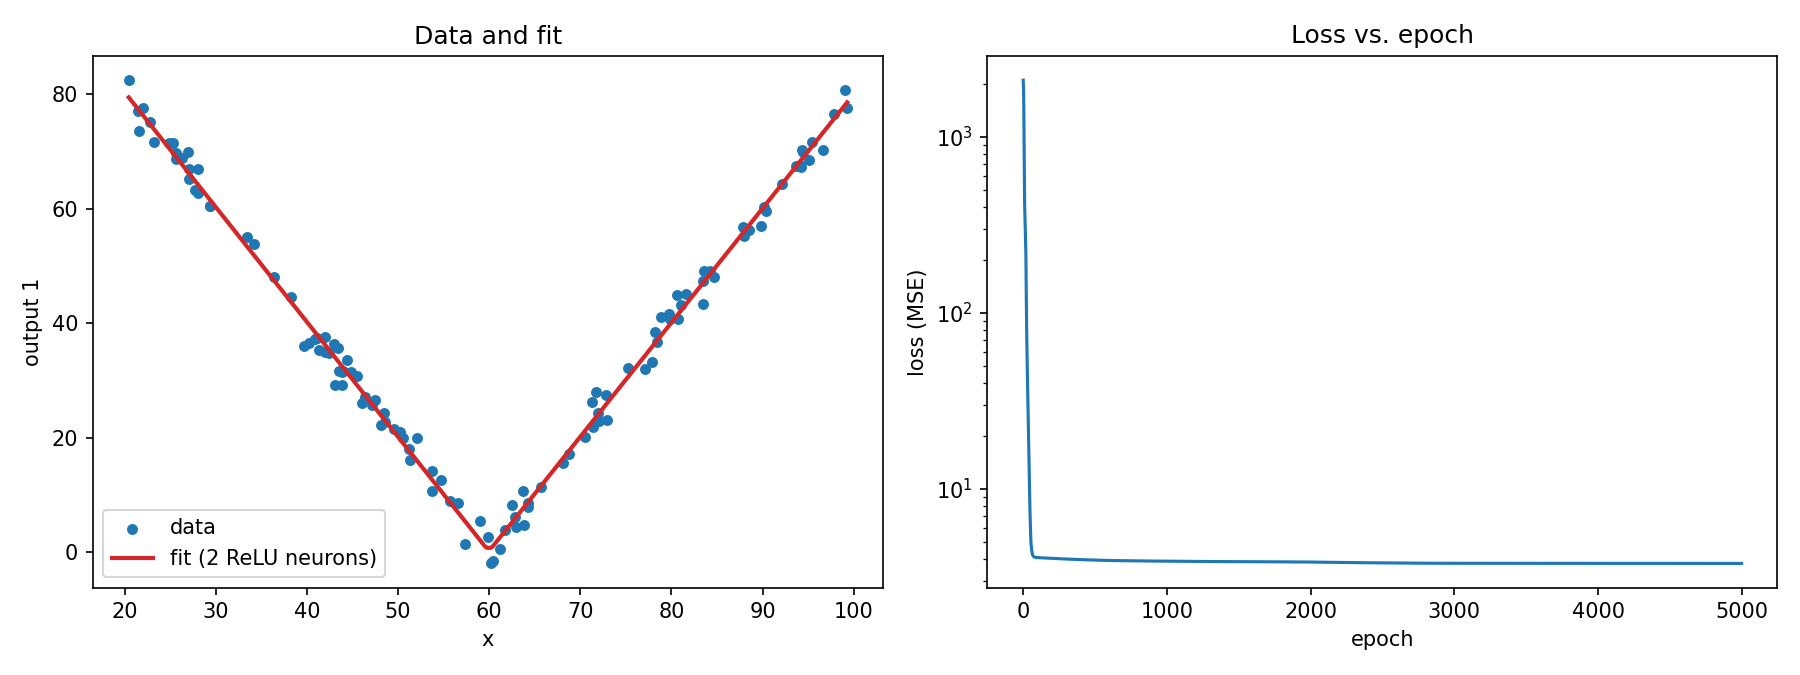

The script that saved this image:
"""
Fit V-shaped data with gradient descent on mean-squared error.

Model: 1 input -> hidden layer (ReLU) -> 1 linear output

    h_j   = relu(w1_j * x + b1_j)          hidden neurons
    y_hat = sum_j w2_j * h_j + b2          output

A single line y = m*x + b cannot make a V, but two ReLU neurons can: one
turns on to the right of the vertex and the other to the left.

The gradients are the chain rule from the class notes,

    dLoss/dm = dLoss/dy * dy/dm = (2/N) * sum (y_i - m*x_i - b) * (-x_i)
    dLoss/db = dLoss/dy * dy/db = (2/N) * sum (y_i - m*x_i - b) * (-1)

applied once to the output layer (where the "x" is the hidden activation h)
and once more through the ReLU to the hidden layer.
"""

from pathlib import Path

import numpy as np
import matplotlib.pyplot as plt

DATA_FILE = Path(__file__).parent / "annacode-v.tsv"

HIDDEN = 2            # number of hidden neurons (>= 2 needed for a V)
LEARNING_RATE = 0.01
EPOCHS = 5000
SEED = 0

# ---------------------------------------------------------------- data
data = np.loadtxt(DATA_FILE, delimiter="\t", skiprows=1)
x_raw = data[:, 1]
y = data[:, 2]
N = len(x_raw)

# Scale x to zero mean / unit spread so one learning rate works for all weights
x_mean, x_std = x_raw.mean(), x_raw.std()
x = (x_raw - x_mean) / x_std

# ---------------------------------------------------------------- parameters
rng = np.random.default_rng(SEED)
w1 = rng.normal(0, 1, HIDDEN)
w1[0], w1[1] = abs(w1[0]), -abs(w1[1])   # one neuron per arm of the V
b1 = np.zeros(HIDDEN)
w2 = rng.normal(0, 1, HIDDEN)
b2 = 0.0


def forward(x):
    """Return (prediction, hidden activations, hidden pre-activations)."""
    z = np.outer(x, w1) + b1          # (N, HIDDEN)
    h = np.maximum(z, 0)              # ReLU
    return h @ w2 + b2, h, z


# ---------------------------------------------------------------- training
losses = []
for epoch in range(EPOCHS):
    y_hat, h, z = forward(x)
    error = y - y_hat
    losses.append(np.mean(error ** 2))

    # dLoss/dy_hat for each sample: (2/N) * (y_i - y_hat_i) * (-1)
    dL_dy = (2 / N) * error * (-1)

    # Output layer: y_hat = w2 . h + b2  (h plays the role of x, w2 of m, b2 of b)
    dL_dw2 = h.T @ dL_dy
    dL_db2 = dL_dy.sum()

    # Hidden layer: chain through w2 and the ReLU slope (1 if z > 0 else 0)
    dL_dz = np.outer(dL_dy, w2) * (z > 0)
    dL_dw1 = x @ dL_dz
    dL_db1 = dL_dz.sum(axis=0)

    w2 -= LEARNING_RATE * dL_dw2
    b2 -= LEARNING_RATE * dL_db2
    w1 -= LEARNING_RATE * dL_dw1
    b1 -= LEARNING_RATE * dL_db1

    if epoch % 500 == 0:
        print(f"epoch {epoch:5d}   loss {losses[-1]:.4f}")

final_loss = np.mean((y - forward(x)[0]) ** 2)
print(f"final loss (MSE): {final_loss:.4f}")

# Each neuron's kink, converted back to the original x units
kinks = -b1 / w1 * x_std + x_mean
print("hidden-neuron kinks at x =", np.round(kinks, 2))

# ---------------------------------------------------------------- plots
x_line_raw = np.linspace(x_raw.min(), x_raw.max(), 400)
y_line = forward((x_line_raw - x_mean) / x_std)[0]

fig, (ax_fit, ax_loss) = plt.subplots(1, 2, figsize=(12, 4.5))

ax_fit.scatter(x_raw, y, s=18, label="data")
ax_fit.plot(x_line_raw, y_line, color="tab:red", linewidth=2,
            label=f"fit ({HIDDEN} ReLU neurons)")
ax_fit.set_xlabel("x")
ax_fit.set_ylabel("output 1")
ax_fit.set_title("Data and fit")
ax_fit.legend()

ax_loss.plot(losses)
ax_loss.set_yscale("log")
ax_loss.set_xlabel("epoch")
ax_loss.set_ylabel("loss (MSE)")
ax_loss.set_title("Loss vs. epoch")

fig.tight_layout()
fig.savefig(Path(__file__).parent / "v_fit.png", dpi=150)
plt.show()
